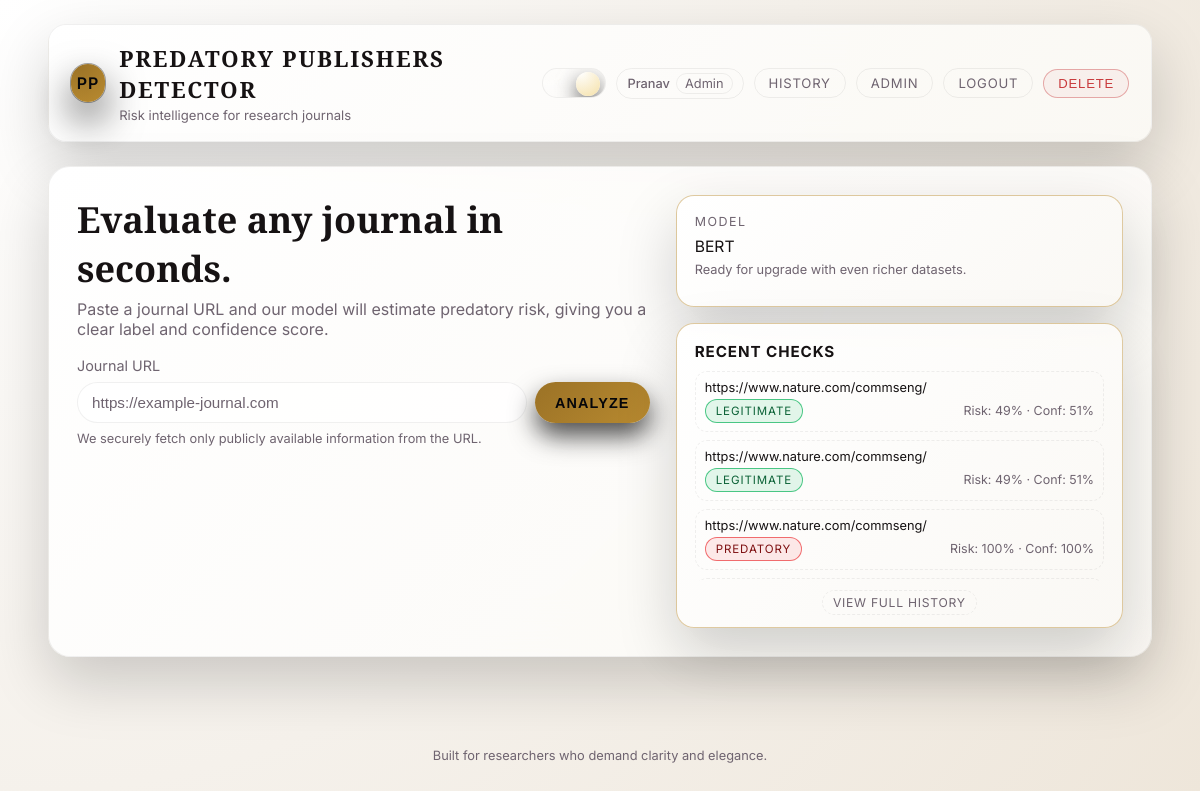
The page / (signed in) on the database its author committed.
### tables this page shows
CREATE TABLE users (
                id INTEGER PRIMARY KEY AUTOINCREMENT,
                username TEXT NOT NULL UNIQUE,
                password_hash TEXT NOT NULL,
                role TEXT NOT NULL CHECK(role IN ('admin', 'user')),
                created_at TEXT NOT NULL
            , admin_request TEXT DEFAULT 'none');

CREATE TABLE predictions (
                id INTEGER PRIMARY KEY AUTOINCREMENT,
                url TEXT NOT NULL,
                risk_score REAL NOT NULL,
                label TEXT NOT NULL,
                confidence REAL NOT NULL,
                created_at TEXT NOT NULL
            , user_id INTEGER);

### app.py (the view)
    @app.route("/")
    def index():
        user_id = session.get("user_id")
        recent = get_recent_predictions_for_user(user_id, limit=5) if user_id else []
        return render_template("index.html", recent_predictions=recent)

### predatory_detector/database.py (called while the page is built)
@contextmanager
def get_conn():
    if USE_POSTGRES:
        try:
            import psycopg2
        except ImportError:
            raise ImportError(
                "PostgreSQL support requires 'psycopg2' or 'psycopg2-binary' packages.\n"
                "Please run: pip install psycopg2-binary"
            )
        conn = psycopg2.connect(DATABASE_URL)
        try:
            yield conn
            conn.commit()
        except Exception:
            conn.rollback()
            raise
        finally:
            conn.close()
    else:
        conn = sqlite3.connect(DB_PATH)
        conn.row_factory = sqlite3.Row
        try:
            yield conn
            conn.commit()
        finally:
            conn.close()

def query_row(conn: Any, sql: str, params: tuple = ()) -> Optional[Any]:
    if USE_POSTGRES:
        import psycopg2.extras
        sql = sql.replace("?", "%s")
        cur = conn.cursor(cursor_factory=psycopg2.extras.DictCursor)
        cur.execute(sql, params)
        return cur.fetchone()
    else:
        cur = conn.execute(sql, params)
        return cur.fetchone()

def query_rows(conn: Any, sql: str, params: tuple = ()) -> List[Any]:
    if USE_POSTGRES:
        import psycopg2.extras
        sql = sql.replace("?", "%s")
        cur = conn.cursor(cursor_factory=psycopg2.extras.DictCursor)
        cur.execute(sql, params)
        return cur.fetchall()
    else:
        cur = conn.execute(sql, params)
        return cur.fetchall()

def get_user_by_id(user_id: int) -> Optional[Dict[str, Any]]:
    with get_conn() as conn:
        row = query_row(conn, "SELECT * FROM users WHERE id = ?", (user_id,))
        return dict(row) if row else None

def get_recent_predictions_for_user(user_id: int, limit: int = 25) -> List[Dict[str, Any]]:
    with get_conn() as conn:
        rows = query_rows(
            conn,
            """
            SELECT url, risk_score, label, confidence, created_at
            FROM predictions
            WHERE user_id = ?
            ORDER BY id DESC
            LIMIT ?
            """,
            (user_id, limit),
        )
        return [dict(r) for r in rows]

### templates/index.html (shortened to what this page needs)
{% extends "base.html" %}
{% block content %}
  <section class="hero glass">
    <div class="hero-main">
      <h2>Evaluate any journal in seconds.</h2>
      <p>
        Paste a journal URL and our model will estimate predatory risk, giving you a clear label and confidence score.
      </p>
      <form id="analyzeForm" class="hero-form">
        <label for="journalUrl" class="field-label">Journal URL</label>
        <div class="field-row">
          <input
            id="journalUrl"
            name="journalUrl"
            type="url"
            placeholder="https://example-journal.com"
            required
          />
          <button type="submit" class="btn-primary">Analyze</button>
        </div>
        <p class="hint">We securely fetch only publicly available information from the URL.</p>
      </form>
    </div>
    <div class="hero-side">
      <div class="metric-card glass subtle-border">
        <div class="metric-label">Model</div>
        <div class="metric-value">BERT</div>
        <p class="metric-note">Ready for upgrade with even richer datasets.</p>
      </div>
      {% if current_user %}
        <div class="recent-card glass subtle-border">
          <div class="recent-header">
            <h3>Recent checks</h3>
          </div>
          <ul class="recent-list" id="recentList">
            {% if recent_predictions %}
              {% for row in recent_predictions %}
                <li>
                  <div class="recent-url" title="{{ row.url }}">{{ row.url }}</div>
                  <div class="recent-meta">
                    <span class="pill pill--small {% if row.label == 'Predatory' %}pill--danger{% else %}pill--success{% endif %}">
                      {{ row.label }}
                    </span>
                    <span class="recent-score">
                      Risk: {{ '%.0f'|format(row.risk_score * 100) }}% ·
                      Conf: {{ '%.0f'|format(row.confidence * 100) }}%
                    </span>
                  </div>
                </li>
              {% endfor %}
            {% else %}
              <li class="muted" id="recentListPlaceholder">No recent checks yet.</li>
            {% endif %}
          </ul>
          <div class="recent-footer" style="margin-top: 10px; text-align: center;">
            <a href="{{ url_for('history') }}" class="pill-link pill-link--ghost" style="font-size: 0.76rem; padding: 4px 10px;">View Full History</a>
          </div>
        </div>
      {% endif %}
    </div>
  </section>
{% endblock %}

### templates/base.html (shortened to what this page needs)
<!DOCTYPE html>
<html lang="en" data-theme="dark">
  <head>
    <link rel="stylesheet" href="{{ url_for('static', filename='css/styles.css') }}" />
  </head>
  <body>
    <div class="app-shell">
      <header class="app-header glass">
        <a href="{{ url_for('index') }}" class="brand brand-link">
          <div class="brand-mark">PP</div>
          <div class="brand-copy">
            <h1>Predatory Publishers Detector</h1>
            <p>Risk intelligence for research journals</p>
          </div>
        </a>
        <div class="header-actions">
          <button
            class="theme-toggle"
            id="themeToggle"
            aria-label="Toggle color theme"
            aria-pressed="false"
          >
            <span class="theme-toggle-inner" aria-hidden="true">
              <span class="theme-toggle-icon theme-toggle-icon--moon">☾</span>
              <span class="theme-toggle-icon theme-toggle-icon--sun">☼</span>
              <span class="theme-toggle-thumb"></span>
            </span>
          </button>
          {% if current_user %}
            <span class="user-chip">
              <span class="user-name">{{ current_user.username }}</span>
              <span class="user-role">{{ current_user.role|capitalize }}</span>
            </span>
            <a href="{{ url_for('history') }}" class="pill-link">History</a>
            {% if current_user.role == 'admin' %}
              <a href="{{ url_for('admin_dashboard') }}" class="pill-link">Admin</a>
            {% endif %}
            <a href="{{ url_for('logout') }}" class="pill-link pill-link--soft">Logout</a>
            <form id="deleteAccountForm" action="{{ url_for('delete_account') }}" method="post" style="display:inline;">
              <button type="button" id="deleteAccountBtn" class="pill-link pill-link--danger" style="cursor:pointer;">Delete</button>
            </form>
          {% else %}
            <a href="{{ url_for('login') }}" class="pill-link">Login</a>
            <a href="{{ url_for('signup') }}" class="pill-link pill-link--soft">Sign&nbsp;up</a>
            <a href="{{ url_for('guest_mode') }}" class="pill-link pill-link--ghost">Guest</a>
          {% endif %}
        </div>
      </header>
      <main class="app-main">
        {% block content %}{% endblock %}
      </main>
      <footer class="app-footer">
        <p>Built for researchers who demand clarity and elegance.</p>
      </footer>
    </div>
  </body>
</html>

### rows shown on the page
users: username "Pranav", role "Admin"
predictions: url "https://www.nature.com/commseng/", label "LEGITIMATE", row.risk_score*100 "49", row.confidence*100 "51"
predictions: url "https://www.nature.com/commseng/", label "LEGITIMATE", row.risk_score*100 "49", row.confidence*100 "51"
predictions: url "https://www.nature.com/commseng/", label "PREDATORY", row.risk_score*100 "100", row.confidence*100 "100"
